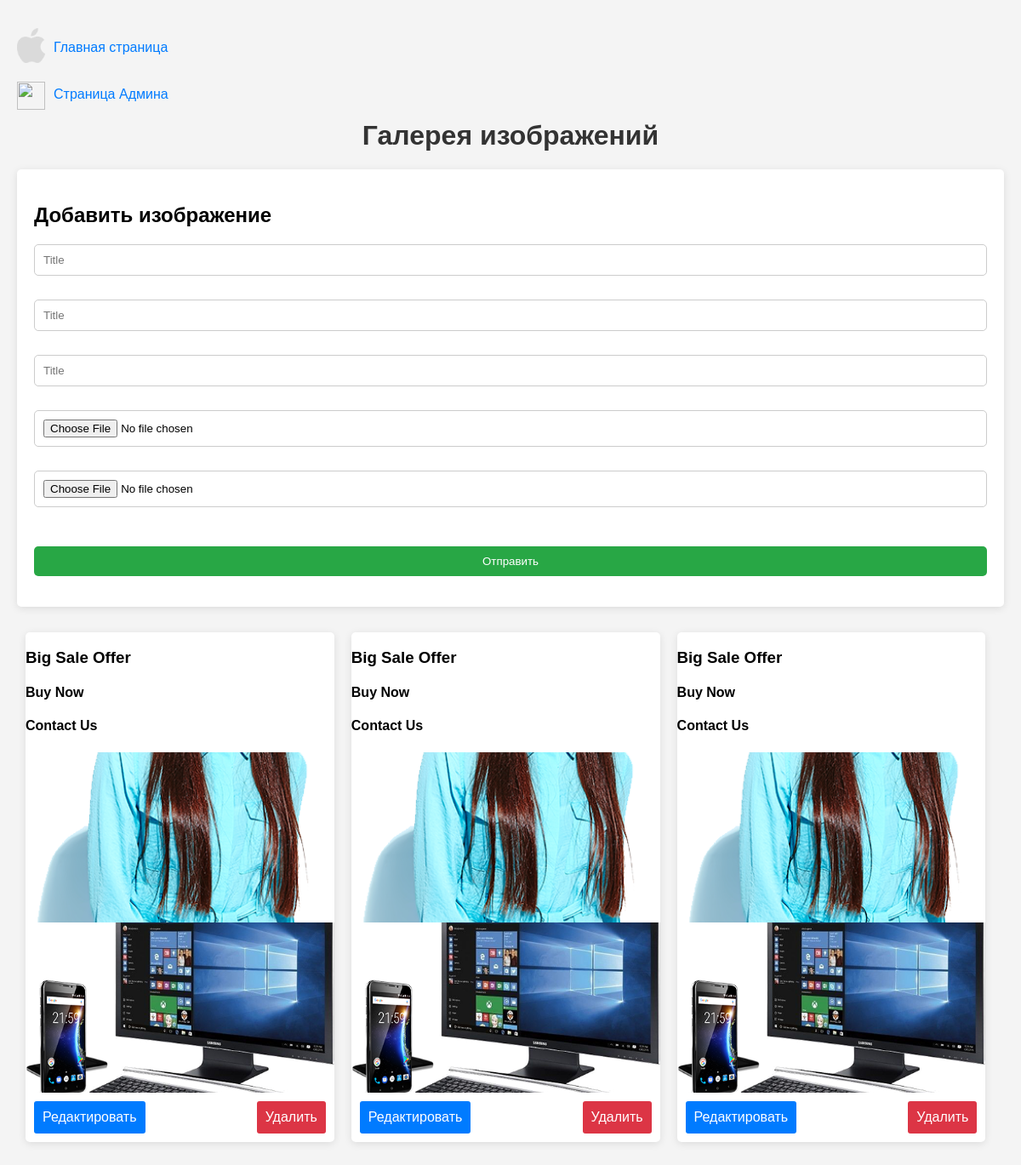
The app's page /junatish/carusel.php with its own data.
### tables this page shows
CREATE TABLE `carusel_kel` (
  `id` int(11) NOT NULL,
  `title` text NOT NULL,
  `title2` text NOT NULL,
  `title3` text NOT NULL,
  `img` varchar(255) NOT NULL,
  `img2` varchar(255) NOT NULL
);

### junatish/carusel.php (the view, shortened to what this page needs)
<?php
$con = mysqli_connect("localhost", "root", "", "html") or die("Ошибка подключения к базе данных");
require_once 'adapter.php';
$editData = null;
?>
<!DOCTYPE html>
<html lang="ru">
<head>
    <link rel="stylesheet" href="https://cdnjs.cloudflare.com/ajax/libs/font-awesome/6.0.0-beta3/css/all.min.css">
</head>
<body>
<h1>Галерея изображений</h1>
<div class="form-container">
<?php if ($editData): ?>
<h2>Редактировать изображение</h2>
<form method="POST" enctype="multipart/form-data">
<input type="hidden" name="id" value="<?php echo htmlspecialchars($editData['id']); ?>" />
<input type="text" name="title" required placeholder="Title" value="<?php echo htmlspecialchars($editData['title']); ?>" /><br>
<input type="text" name="title2" required placeholder="Title" value="<?php echo htmlspecialchars($editData['title2']); ?>" /><br>
<input type="text" name="title3" required placeholder="Title" value="<?php echo htmlspecialchars($editData['title3']); ?>" /><br>
<input type="file" name="img" /><br>
<input type="file" name="img2" /><br><br>
<button type="submit" name="edit">Сохранить изменения</button>
</form>
<?php else: ?>
<h2>Добавить изображение</h2>
<form method="POST" enctype="multipart/form-data">
<input type="text" name="title" required placeholder="Title" /><br>
<input type="text" name="title2" required placeholder="Title" /><br>
<input type="text" name="title3" required placeholder="Title" /><br>
<input type="file" name="img" required /><br>
<input type="file" name="img2" required /><br><br>
<button type="submit" name="submit">Отправить</button>
</form>
<?php endif; ?>
</div>
<div class="gallery">
<?php
$res = mysqli_query($con, "SELECT * FROM carusel_kel");
while ($row = mysqli_fetch_assoc($res)) {
    echo '<div class="item">';
    echo '<h3>' . htmlspecialchars($row['title']) . '</h3>';
    echo '<h4>' . htmlspecialchars($row['title2']) . '</h4>';
    echo '<h4>' . htmlspecialchars($row['title3']) . '</h4>';
    echo '<img src="' . htmlspecialchars('uploads/' . $row['img']) . '" alt="' . htmlspecialchars($row['img']) . '" />';
    echo '<img src="' . htmlspecialchars('uploads/' . $row['img2']) . '" alt="' . htmlspecialchars($row['img2']) . '" />';
    echo '<div class="button-container">';
    echo '<a href="?edit=' . htmlspecialchars($row["id"]) . '" class="btn edit-btn">Редактировать</a>';
    echo '<a href="?delete=' . htmlspecialchars($row["id"]) . '" onclick=\'return confirm("Вы уверены?")\' class="btn delete-btn">Удалить</a>';
    echo '</div>';
    echo '</div>';
}
?>
</div>
</body>
</html>

### junatish/carusel.php (style rules this page uses)
body { font-family: Arial, sans-serif; background-color: #f4f4f4; margin: 0; padding: 20px; }
h1 { text-align: center; color: #333; }
.form-container { background-color: #fff; padding: 20px; border-radius: 5px; box-shadow: 0 2px 10px rgba(0, 0, 0, 0.1); margin-bottom: 20px; }
form { display: flex; flex-direction: column; }
input[type="text"], input[type="file"] { margin-bottom: 10px; padding: 10px; border-radius: 5px; border: 1px solid #ccc; }
button { padding: 10px; background-color: #28a745; color: white; border: none; border-radius: 5px; cursor: pointer; }
.gallery { display: flex; flex-wrap: wrap; }
.item { background-color: #fff; border-radius: 5px; box-shadow: 0 2px 10px rgba(0, 0, 0, 0.1); margin: 10px; width: calc(33% - 20px); }
.item img { width: 100%; height: 200px; object-fit: cover; }
.button-container { display: flex; justify-content: space-between; }
.btn { padding: 10px; margin: 10px; border-radius: 3px; color:white; text-decoration:none; }
.edit-btn { background-color:#007bff; }
.delete-btn { background-color:#dc3545; }

### records on screen
carusel_kel: title "Big Sale Offer", title2 "Buy Now", title3 "Contact Us", img (picture), img2 (picture)
carusel_kel: title "Big Sale Offer", title2 "Buy Now", title3 "Contact Us", img (picture), img2 (picture)
carusel_kel: title "Big Sale Offer", title2 "Buy Now", title3 "Contact Us", img (picture), img2 (picture)
